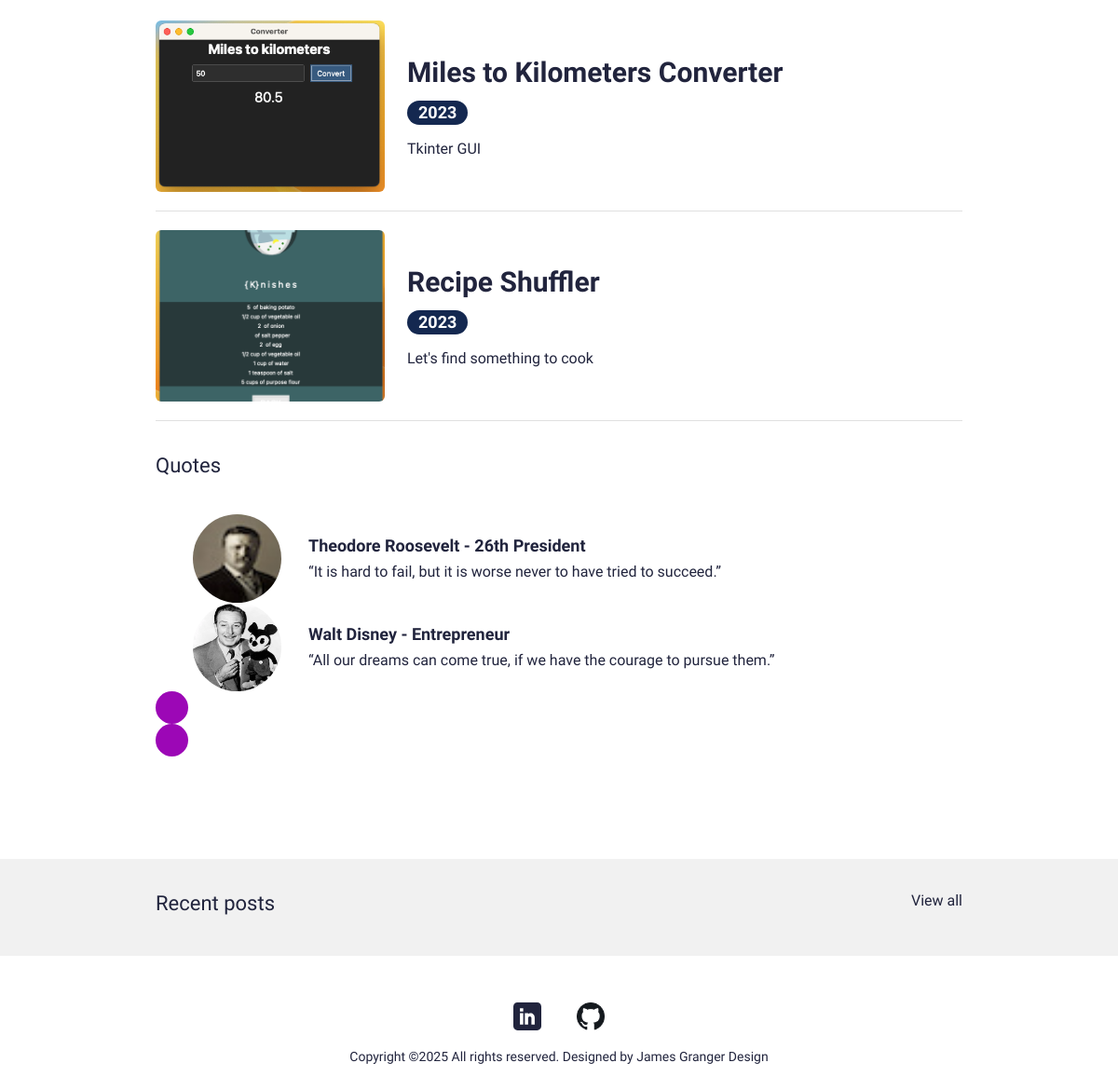
/ (lower part), run on an earlier commit of the app's database.
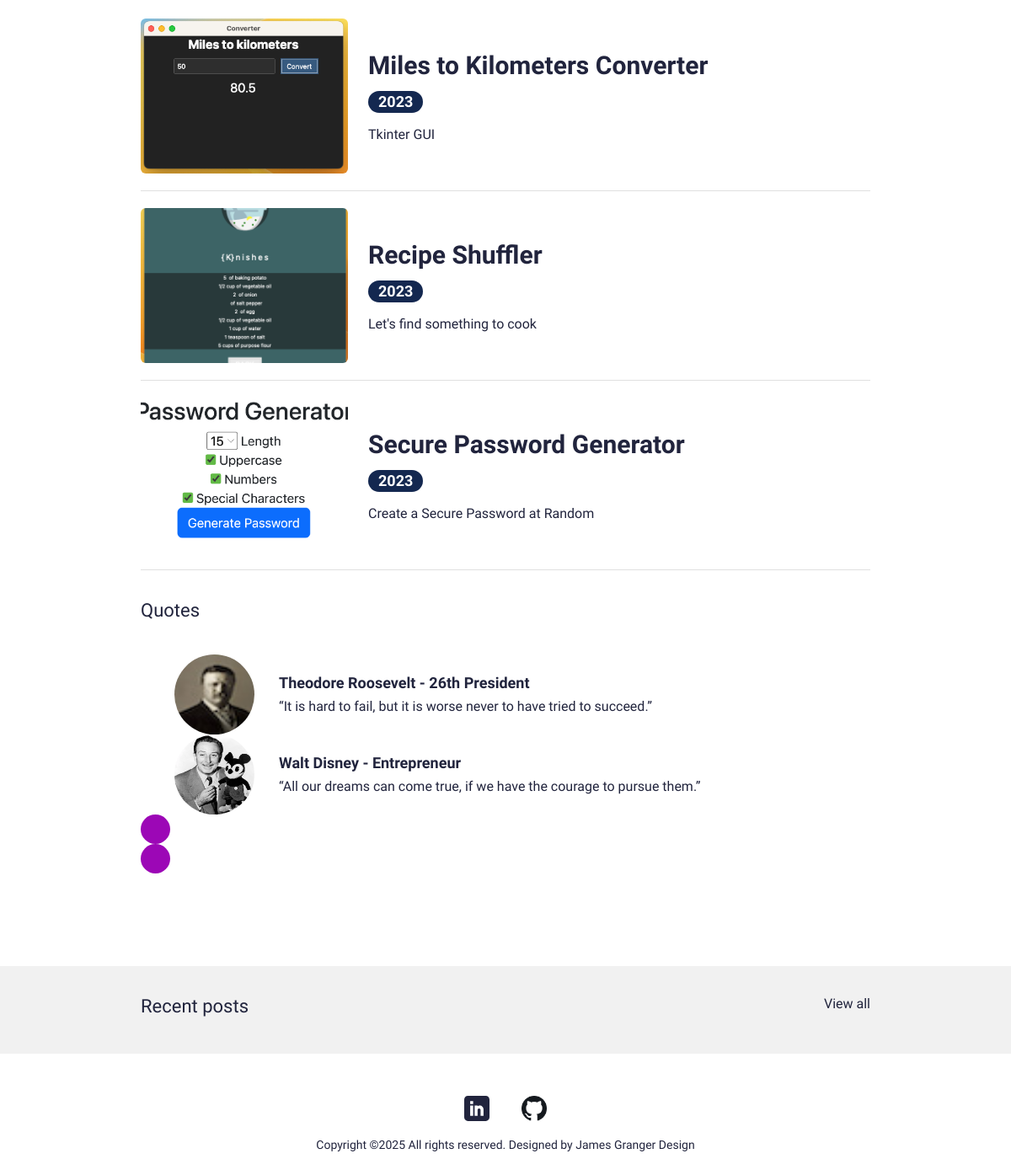
And on a later commit of the database.
### main/models.py (models this page shows, shortened)
class Portfolio(models.Model):
    class Meta:
        verbose_name_plural = 'Portfolio Profiles'
        verbose_name = 'Portfolio'
        ordering = ["name"]
    date = models.DateTimeField(blank=True, null=True)
    name = models.CharField(max_length=200, blank=True, null=True)
    description = models.CharField(max_length=500, blank=True, null=True)
    body = RichTextField(blank=True, null=True)
    image = models.ImageField(blank=True, null=True, upload_to="portfolio")
    slug = models.SlugField(null=True, blank=True)
    is_active = models.BooleanField(default=True)

class Testimonial(models.Model):
    class Meta:
        verbose_name_plural = 'Testimonials'
        verbose_name = 'Testimonial'
        ordering = ["name"]
    thumbnail = models.ImageField(
        blank=True, null=True, upload_to="testimonials")
    name = models.CharField(max_length=200, blank=True, null=True)
    role = models.CharField(max_length=200, blank=True, null=True)
    quote = models.CharField(max_length=500, blank=True, null=True)
    is_active = models.BooleanField(default=True)

### main/views.py (the view)
# urls.py: path('', views.IndexView.as_view(), name="home"),
class IndexView(generic.TemplateView):
    template_name = "main/index.html"
    def get_context_data(self, **kwargs):
        context = super().get_context_data(**kwargs)
        testimonials = Testimonial.objects.filter(is_active=True)
        certificates = Certificate.objects.filter(is_active=True)
        blogs = Blog.objects.filter(is_active=True)
        portfolio = Portfolio.objects.filter(is_active=True)
        context["testimonials"] = testimonials
        context["certificates"] = certificates
        context["blogs"] = blogs
        context["portfolio"] = portfolio
        return context

### resume_online/context_processors.py (called while the page is built)
def project_context(request):
    context = {
        'me': User.objects.first(),
    }
    return context

### main/templates/main/index.html (shortened to what this page needs)
{% extends 'main/base.html' %}
{% load static %}
{% block content %}
<section>
  <div class="sectionSpace">
    <div class="container">
      <div class="portfolioCol">
        {% for p in portfolio %}
        {% if p.is_active %}
        <div class="portfolioCard">
          <div class="row g-4 align-items-center">
            <div class="col-md-auto">
              <div class="portfolioImgCol">
                <a href="{% url 'main:portfolio' slug=p.slug %}"><img src="{{p.image.url}}" alt="..."></a>
              </div>
            </div>
            <div class="col-md">
              <div class="portfolioContentCol">
                <h4 class="lgTitle"><a href="{% url 'main:portfolio' slug=p.slug %}">{{p.name}}</a></h4>
                <ul class="portfolioOption">
                  <li><span class="dateLbl">{{p.date.year}}</span></li>
                </ul>
                <p>{{p.description}}</p>
              </div>
            </div>
          </div>
        </div>
        {% endif %}
        {% endfor %}
      </div>
      <div class="testimonialCol">
        <h4 class="smText regular d-block">Quotes</h4>
        <div class="testimonialSlider">
          <div class="swiper testimonialSwiper">
            <div class="swiper-wrapper">
              {% for t in testimonials %}
              {% if t.is_active %}
              <div class="swiper-slide">
                <div class="testimonialCard">
                  <div class="row align-items-center">
                    <div class="col-sm-auto">
                      <div class="tImgCol">
                        <img src="{{t.thumbnail.url}}" alt="...">
                      </div>
                    </div>
                    <div class="col-sm">
                      <div class="tContentCol">
                        <h4 class="xsTitle bold">{{t.name}} - {{t.role}}</h4>
                        <p>{{t.quote}}</p>
                      </div>
                    </div>
                  </div>
                </div>
              </div>
              {% endif %}
              {% endfor %}
            </div>
            <div class="test-swiper-button-next swiper-button-next swiperBtnStyle"></div>
            <div class="test-swiper-button-prev swiper-button-prev swiperBtnStyle"></div>
          </div>
        </div>
      </div>
    </div>
  </div>
</section>
<section>
  <div class="sectionSpaceSm lightBg">
    <div class="container">
      <div class="row pb-3">
        <div class="col">
          <h4 class="smText regular">Recent posts</h4>
        </div>
        <div class="col-auto">
          <a href="{% url 'main:blogs' %}" class="simpleLink">View all</a>
        </div>
      </div>
    </div>
  </div>
</section>
{% endblock %}

What changed in the data, as far as the page shows it:
added Portfolio: image (picture), name "Secure Password Generator", date.year "2023", description "Create a Secure Password at Random"
